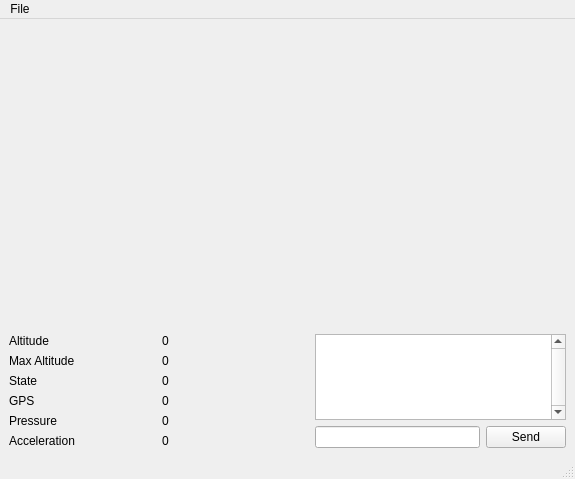
<?xml version="1.0" encoding="UTF-8"?>
<ui version="4.0">
 <class>MainWindow</class>
 <widget class="QMainWindow" name="MainWindow">
  <property name="geometry">
   <rect>
    <x>0</x>
    <y>0</y>
    <width>575</width>
    <height>479</height>
   </rect>
  </property>
  <property name="windowTitle">
   <string>Ground Station</string>
  </property>
  <widget class="QWidget" name="centralwidget">
   <layout class="QGridLayout" name="gridLayout_2">
    <item row="2" column="0">
     <layout class="QGridLayout" name="gridLayout_6">
      <item row="5" column="0">
       <widget class="QLabel" name="label_9">
        <property name="sizePolicy">
         <sizepolicy hsizetype="Minimum" vsizetype="Preferred">
          <horstretch>0</horstretch>
          <verstretch>0</verstretch>
         </sizepolicy>
        </property>
        <property name="text">
         <string>Acceleration</string>
        </property>
       </widget>
      </item>
      <item row="0" column="1">
       <widget class="QLabel" name="AltitudeLabel">
        <property name="text">
         <string>0</string>
        </property>
       </widget>
      </item>
      <item row="2" column="1">
       <widget class="QLabel" name="StateLabel">
        <property name="text">
         <string>0</string>
        </property>
       </widget>
      </item>
      <item row="3" column="1">
       <widget class="QLabel" name="GpsLabel">
        <property name="text">
         <string>0</string>
        </property>
       </widget>
      </item>
      <item row="5" column="1">
       <widget class="QLabel" name="AccelerationLabel">
        <property name="text">
         <string>0</string>
        </property>
       </widget>
      </item>
      <item row="4" column="1">
       <widget class="QLabel" name="PressureLabel">
        <property name="text">
         <string>0</string>
        </property>
       </widget>
      </item>
      <item row="3" column="0">
       <widget class="QLabel" name="label_5">
        <property name="sizePolicy">
         <sizepolicy hsizetype="Minimum" vsizetype="Preferred">
          <horstretch>0</horstretch>
          <verstretch>0</verstretch>
         </sizepolicy>
        </property>
        <property name="text">
         <string>GPS</string>
        </property>
       </widget>
      </item>
      <item row="0" column="0">
       <widget class="QLabel" name="label">
        <property name="sizePolicy">
         <sizepolicy hsizetype="Minimum" vsizetype="Preferred">
          <horstretch>0</horstretch>
          <verstretch>0</verstretch>
         </sizepolicy>
        </property>
        <property name="text">
         <string>Altitude</string>
        </property>
       </widget>
      </item>
      <item row="2" column="0">
       <widget class="QLabel" name="label_3">
        <property name="sizePolicy">
         <sizepolicy hsizetype="Minimum" vsizetype="Preferred">
          <horstretch>0</horstretch>
          <verstretch>0</verstretch>
         </sizepolicy>
        </property>
        <property name="text">
         <string>State</string>
        </property>
       </widget>
      </item>
      <item row="4" column="0">
       <widget class="QLabel" name="label_7">
        <property name="sizePolicy">
         <sizepolicy hsizetype="Minimum" vsizetype="Preferred">
          <horstretch>0</horstretch>
          <verstretch>0</verstretch>
         </sizepolicy>
        </property>
        <property name="text">
         <string>Pressure</string>
        </property>
       </widget>
      </item>
      <item row="1" column="0">
       <widget class="QLabel" name="label_2">
        <property name="sizePolicy">
         <sizepolicy hsizetype="Minimum" vsizetype="Preferred">
          <horstretch>0</horstretch>
          <verstretch>0</verstretch>
         </sizepolicy>
        </property>
        <property name="text">
         <string>Max Altitude</string>
        </property>
       </widget>
      </item>
      <item row="1" column="1">
       <widget class="QLabel" name="MaxAltitudeLabel">
        <property name="text">
         <string>0</string>
        </property>
       </widget>
      </item>
     </layout>
    </item>
    <item row="0" column="4">
     <layout class="QGridLayout" name="gridLayout_5"/>
    </item>
    <item row="2" column="4">
     <layout class="QGridLayout" name="gridLayout">
      <item row="1" column="0">
       <widget class="QPlainTextEdit" name="consoleText">
        <property name="verticalScrollBarPolicy">
         <enum>Qt::ScrollBarAlwaysOn</enum>
        </property>
        <property name="horizontalScrollBarPolicy">
         <enum>Qt::ScrollBarAlwaysOff</enum>
        </property>
        <property name="readOnly">
         <bool>true</bool>
        </property>
        <property name="plainText">
         <string/>
        </property>
       </widget>
      </item>
      <item row="2" column="0">
       <layout class="QHBoxLayout" name="horizontalLayout_2">
        <item>
         <widget class="QLineEdit" name="commandEdit"/>
        </item>
        <item>
         <widget class="QPushButton" name="sendButton">
          <property name="text">
           <string>Send</string>
          </property>
         </widget>
        </item>
       </layout>
      </item>
     </layout>
    </item>
    <item row="0" column="0">
     <layout class="QVBoxLayout" name="verticalLayout_3">
      <property name="sizeConstraint">
       <enum>QLayout::SetMinimumSize</enum>
      </property>
      <item>
       <widget class="MplWidget" name="plotWidget" native="true">
        <property name="sizePolicy">
         <sizepolicy hsizetype="Expanding" vsizetype="Expanding">
          <horstretch>0</horstretch>
          <verstretch>0</verstretch>
         </sizepolicy>
        </property>
        <property name="minimumSize">
         <size>
          <width>300</width>
          <height>300</height>
         </size>
        </property>
        <property name="maximumSize">
         <size>
          <width>300</width>
          <height>300</height>
         </size>
        </property>
       </widget>
      </item>
     </layout>
    </item>
   </layout>
  </widget>
  <widget class="QMenuBar" name="menubar">
   <property name="geometry">
    <rect>
     <x>0</x>
     <y>0</y>
     <width>575</width>
     <height>18</height>
    </rect>
   </property>
   <widget class="QMenu" name="menuSave">
    <property name="title">
     <string>File</string>
    </property>
    <addaction name="actionSave"/>
   </widget>
   <addaction name="menuSave"/>
  </widget>
  <widget class="QStatusBar" name="statusbar"/>
  <action name="actionSave">
   <property name="text">
    <string>Save</string>
   </property>
  </action>
 </widget>
 <customwidgets>
  <customwidget>
   <class>MplWidget</class>
   <extends>QWidget</extends>
   <header>mplwidget.h</header>
   <container>1</container>
  </customwidget>
 </customwidgets>
 <resources/>
 <connections/>
</ui>
